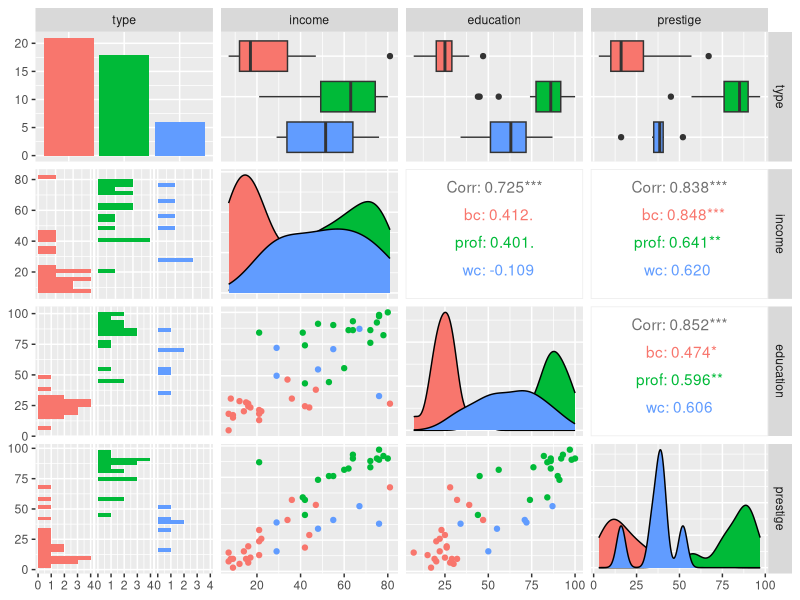

The R source for this figure: (Note: this script raises an error after producing the figure.)
rm(list=ls())
library(ggplot2)
library(car)
library(carData)
library(corrplot)
library(dplyr)
library(GGally)
data(Duncan)
Duncan
? Duncan
# Generar un gráfico de análisis de cada variable
ggpairs( Duncan, mapping = aes(color = type) )

duncan_lm <- lm(income ~ education, data = Duncan)
summary(duncan_lm)

# Análisis diagnóstico normalidad, heterocedasticidad, no correlacion
# Normalidad
shapiro.test(residuals(duncan_lm))

# Heterocedasticidad
bptest(duncan_lm)

# No correlación
dwtest(duncan_lm)

ggplot(Duncan, aes(education, income)) +
  geom_point() +
  geom_smooth(method = "lm", se = TRUE)


par(mfrow=c(1,1))

qqPlot(duncan_lm, id=0.05, main="QQ Plot")

infIndexPlot(duncan_lm, main="Influence Index Plot")

# Hallar outliers con ajuste Bonferroni
outlierTest(duncan_lm, cutoff = 0.05, order = TRUE, digits = 3)
